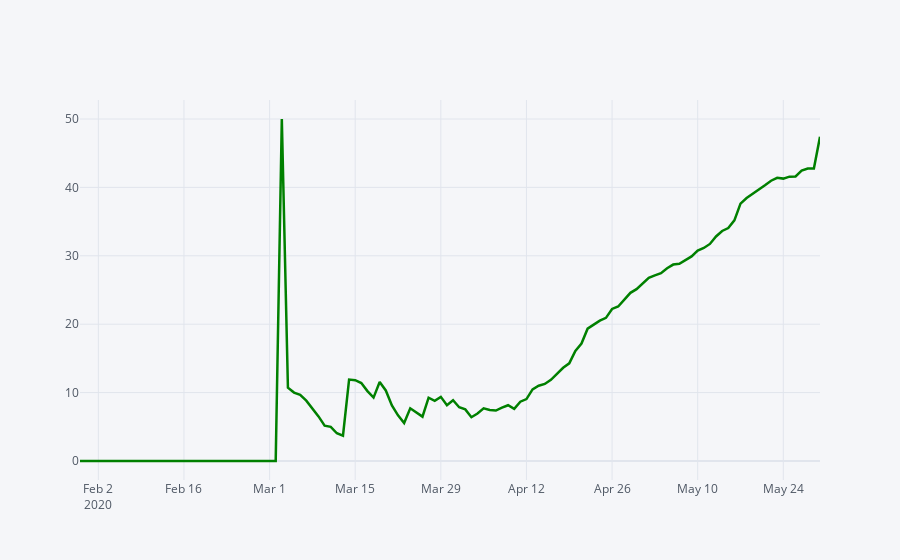

Write notebook code for a chart like this one.
### Markdown cell above
<a id='section409'></a>
### 4.9 What is the recovery rate in india?

### Code cell
df_sum.sort_values('Date').groupby('Date').sum()['Recovery %'].iplot(width=2.5,size=20,color='green')
